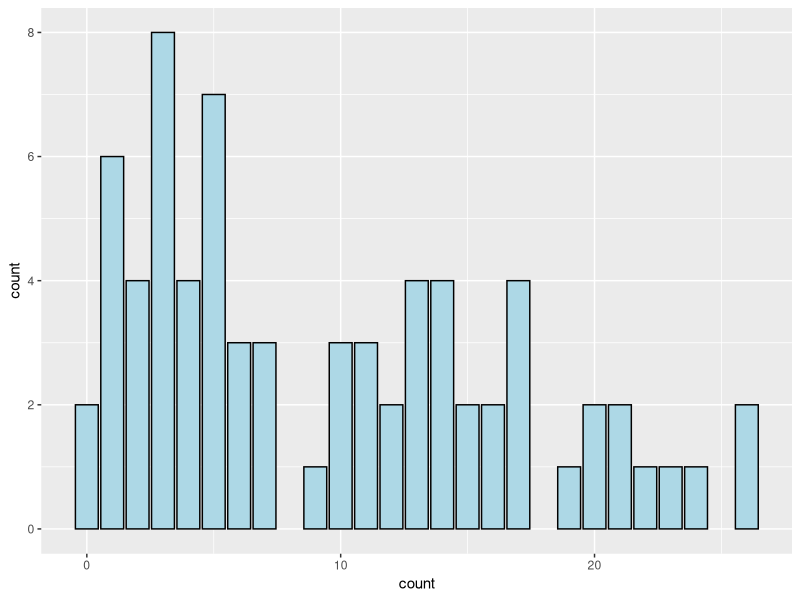

Generate this figure with R:
library(datasets)
library(dplyr)
library(ggplot2)
ggplot(data = InsectSprays, aes( x = count)) + 
  geom_bar(fill = "lightblue", colour = "black") 

